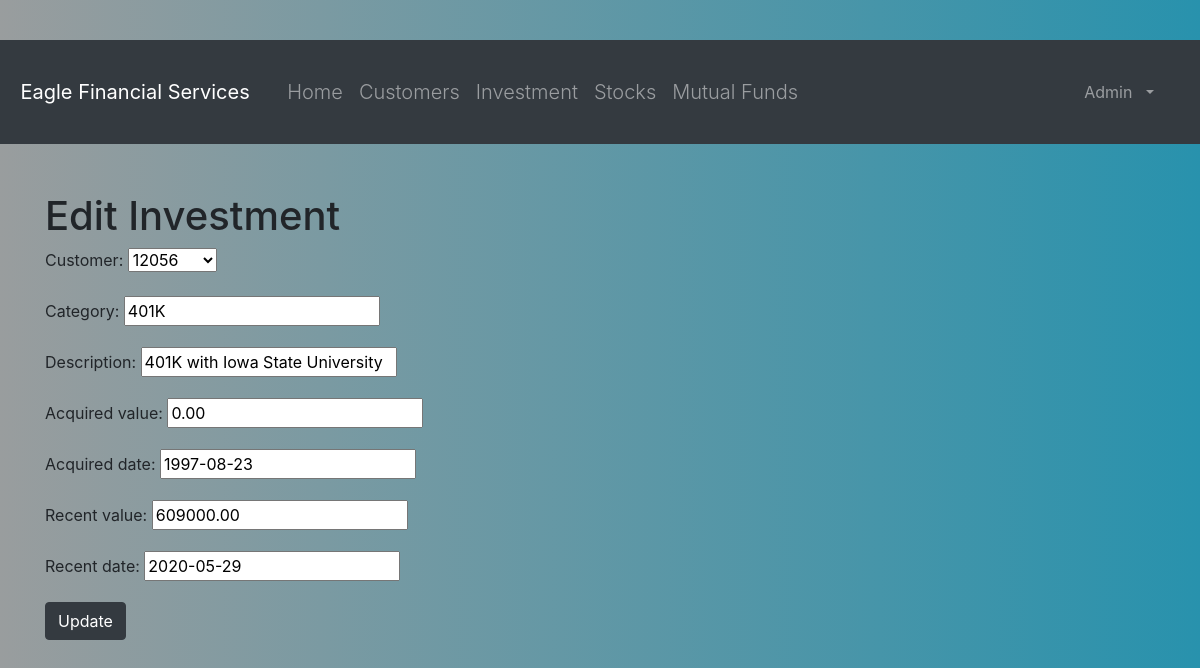
The page /investment/1/edit/ (signed in) on the database its author committed.
### portfolio/models.py (models this page shows, shortened)
class Investment(models.Model):
    customer = models.ForeignKey(Customer, on_delete=models.CASCADE, related_name='investments')
    category = models.CharField(max_length=50)
    description = models.CharField(max_length=200)
    acquired_value = models.DecimalField(max_digits=10, decimal_places=2)
    acquired_date = models.DateField(default=timezone.now)
    recent_value = models.DecimalField(max_digits=10, decimal_places=2)
    recent_date = models.DateField(default=timezone.now, blank=True, null=True)

### portfolio/views.py (the view)
# urls.py: path('investment/<int:pk>/edit/', views.investment_edit, name='investment_edit'),
@login_required
def investment_edit(request, pk):
    investment = get_object_or_404(Investment, pk=pk)
    if request.method == "POST":
        form = InvestmentForm(request.POST, instance=investment)
        if form.is_valid():
            investment = form.save()
            investment.updated_date = timezone.now()
            investment.save()
            investments = Investment.objects.filter(acquired_date__lte=timezone.now())
            return render(request, 'portfolio/investment_list.html', {'investments': investments})
    else:
        form = InvestmentForm(instance=investment)
    return render(request, 'portfolio/investment_edit.html', {'form': form})

### portfolio/forms.py
class InvestmentForm(forms.ModelForm):
    class Meta:
        model = Investment
        fields = ('customer', 'category', 'description', 'acquired_value', 'acquired_date', 'recent_value',
                  'recent_date',)

### portfolio/models.py (called while the page is built)
    def __str__(self):
        return str(self.cust_number)

### portfolio/templates/portfolio/investment_edit.html
{% extends 'portfolio/base.html' %}
{% load crispy_forms_tags %}
{% block content %}
    <h1>Edit Investment</h1>
       <form action="" method="post">{% csrf_token %}
        {{ form.as_p }}
        <button type="submit" class="btn btn-dark">Update</button>
    </form>
</body>
{% endblock %}

### portfolio/templates/portfolio/base.html (shortened to what this page needs)
{% load static %}
<html lang="en">
<head>
  <link rel="stylesheet" href="https://maxcdn.bootstrapcdn.com/bootstrap/4.5.0/css/bootstrap.min.css">
</head>
<body>
 <button class="navbar-toggler" type="button" data-toggle="collapse"  data-target="#navbarCollapse" aria-controls="navbarCollapse"  aria-expanded="false" aria-label="Toggle navigation">
        <span class="navbar-toggler-icon">
        </span>
           </button>
 <nav class="navbar navbar-expand-md navbar-dark bg-dark mb-4">
           <a class="navbar-brand" href="/">Eagle Financial Services</a>
    {% if user.is_authenticated %}
        <div class="collapse navbar-collapse" id="collapsibleNavbar">
            <ul class="navbar-nav">
                <li class="nav-item lead"><a class=nav-link href="{% url 'portfolio:home' %}">Home</a></li>
                <li class="nav-item lead"><a class=nav-link href="{% url 'portfolio:customer_list' %}">Customers</a></li>
                <li class="nav-item lead"><a class=nav-link href="{% url 'portfolio:investment_list' %}">Investment</a></li>
                <li class="nav-item lead"><a class=nav-link href="{% url 'portfolio:stock_list' %}">Stocks</a></li>
                <li class="nav-item lead"><a class=nav-link href="{% url 'portfolio:mutual_list' %}">Mutual Funds</a></li>
            </ul>
    {% endif %}
    <div class="collapse navbar-collapse" id="navbarCollapse">
        {% if user.is_authenticated %}
            <ul class="navbar-nav ml-auto">
                <li class="nav-item">
                                   <a class="nav-link dropdown-toggle" href="#" id="userMenu" data-toggle="dropdown" aria-haspopup="true" aria-expanded="false">
                                       {{ user.username }}
                                   </a>
                </li>
            </ul>
        {% else %}
            <form class="form-inline ml-auto">
                <a href="{% url 'login' %}" class="btn btn-outline-secondary"> Log In</a>
                             <a class="navbar-brand" href="{% url 'portfolio:register' %}"> Sign Up </a>
            </form>
        {% endif %}
    </div>
</nav>
<div class="content container">
    <div class="row">
        <div class="col-md-8">
            {% block content %}{% endblock %}
</body>
</html>

### portfolio/templates/portfolio/base.html (style rules this page uses)
body,html { height: 100%; margin: 0; background: #7F7FD5; background: -webkit-linear-gradient(to right, #536366, #999d9e); background: linear-gradient(to right, #999d9e, #2892ad); }

### rows shown on the page
Investment: customer "12056", category "401K", description "401K with Iowa State University", acquired_value "0.00", acquired_date "1997-08-23", recent_value "609000.00", recent_date "2020-05-29"

### other values the page prints
{{ user.username }} "Admin"
